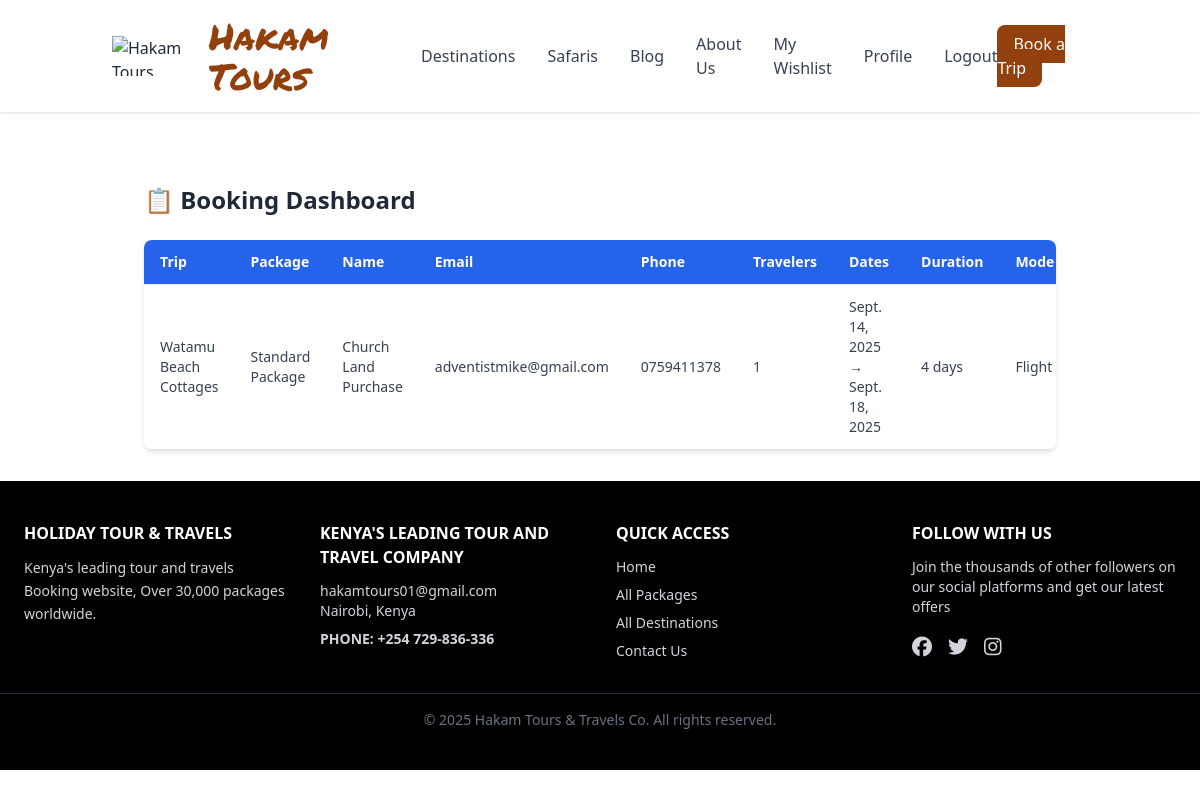
The page /bookings/dashboard/ (signed in) on the database as committed earlier.
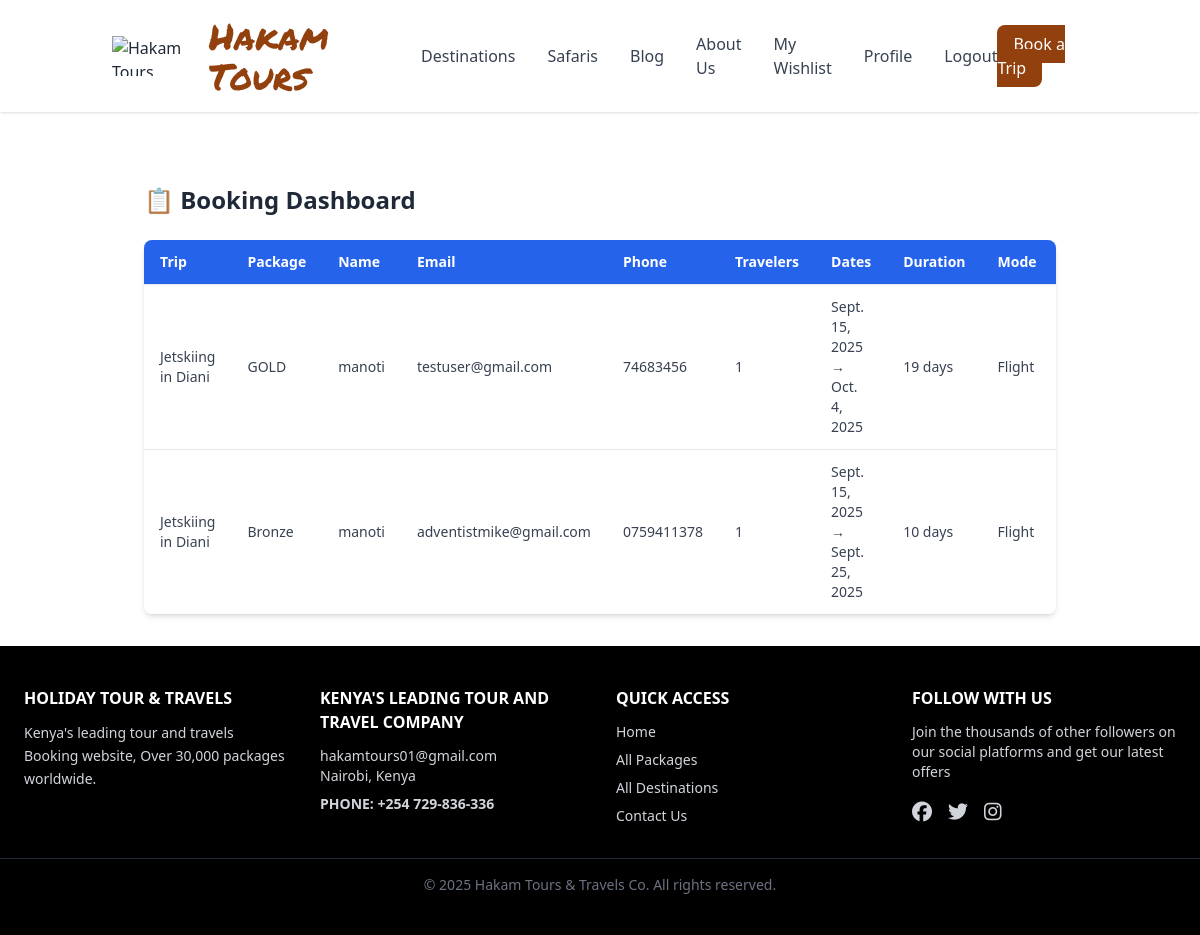
The same page on the database as committed later.
### bookings/models.py (models this page shows, shortened)
class Booking(models.Model):
    MODE_OF_TRAVEL_CHOICES = [
        ("flight", "Flight"),
        ("road", "Road"),
        ("rail", "Rail"),
        ("cruise", "Cruise"),
    ]
    HOTEL_CHOICES = [
        ("3_star", "3 Star"),
        ("4_star", "4 Star"),
        ("5_star", "5 Star"),
    ]
    trip = models.ForeignKey(Trip, on_delete=models.CASCADE, related_name="bookings")
    package = models.ForeignKey(Package, on_delete=models.CASCADE, related_name="bookings")
    name = models.CharField(max_length=200)
    email = models.EmailField()
    phone = models.CharField(max_length=20)
    group_size = models.PositiveIntegerField(
        default=1,
        validators=[MinValueValidator(1)]
    )
    start_date = models.DateField(default=timezone.now)
    end_date = models.DateField(null=True, blank=True)
    duration = models.PositiveIntegerField(
        default=1,
        validators=[MinValueValidator(1)]
    )
    mode_of_travel = models.CharField(max_length=20, choices=MODE_OF_TRAVEL_CHOICES, default="flight")
    hotel = models.CharField(max_length=20, choices=HOTEL_CHOICES, default="3_star")
    nationality = models.CharField(max_length=100, default="Unknown")
    special_requests = models.TextField(
        blank=True,
        help_text="If you selected Special Package, tell us what you’d like included."
    )
    created_at = models.DateTimeField(auto_now_add=True)

### trips/models.py (models this page shows, shortened)
class Trip(models.Model):
    category = models.ForeignKey(Category, on_delete=models.CASCADE, related_name="trips")
    title = models.CharField(max_length=200)
    slug = models.SlugField(unique=True, blank=True)
    description = models.TextField()
    start_date = models.DateField()
    end_date = models.DateField()
    is_current = models.BooleanField(default=True)
    cover_image = CloudinaryField("image", blank=True, null=True)
    wishlisted_by = models.ManyToManyField(settings.AUTH_USER_MODEL,related_name="wishlisted_trips",blank=True)
    created_at = models.DateTimeField(auto_now_add=True)
    is_hot = models.BooleanField(default=False, help_text="Mark as hot trip to feature on home page")
    class Meta:
        ordering = ["-start_date"]

class Package(models.Model):
    trip = models.ForeignKey(Trip, on_delete=models.CASCADE, related_name="packages")
    name = models.CharField(max_length=100)
    description = models.TextField(blank=True)
    price = models.DecimalField(max_digits=10, decimal_places=2)
    max_people = models.PositiveIntegerField(default=1)
    is_special = models.BooleanField(default=False)  # ✅ New field
    included = models.TextField(
        blank=True,
        help_text="Enter one item per line for things included in this package"
    )
    excluded = models.TextField(
        blank=True,
        help_text="Enter one item per line for things NOT included in this package"
    )

### bookings/views.py (the view)
# urls.py: path("dashboard/", BookingDashboardView.as_view(), name="dashboard"),
@method_decorator([login_required, user_passes_test(lambda u: u.is_staff)], name="dispatch")
class BookingDashboardView(ListView):
    model = Booking
    template_name = "bookings/dashboard.html"
    context_object_name = "bookings"
    paginate_by = 20  # Show 20 per page
    def get_queryset(self):
        return Booking.objects.select_related("trip", "package").order_by("-created_at")

### templates/bookings/dashboard.html (shortened to what this page needs)
{% extends "base.html" %}
{% load humanize %}
{% block content %}
<div class="max-w-7xl mx-auto mt-10 px-4 sm:px-6 lg:px-8">
  <h2 class="text-2xl font-bold mb-6">📋 Booking Dashboard</h2>
  <div class="overflow-x-auto bg-white shadow-md rounded-lg">
    <table class="min-w-full divide-y divide-gray-200">
      <thead class="bg-blue-600 text-white">
        <tr>
          <th class="px-4 py-3 text-left text-sm font-semibold">Trip</th>
          <th class="px-4 py-3 text-left text-sm font-semibold">Package</th>
          <th class="px-4 py-3 text-left text-sm font-semibold">Name</th>
          <th class="px-4 py-3 text-left text-sm font-semibold">Email</th>
          <th class="px-4 py-3 text-left text-sm font-semibold">Phone</th>
          <th class="px-4 py-3 text-left text-sm font-semibold">Travelers</th>
          <th class="px-4 py-3 text-left text-sm font-semibold">Dates</th>
          <th class="px-4 py-3 text-left text-sm font-semibold">Duration</th>
          <th class="px-4 py-3 text-left text-sm font-semibold">Mode</th>
          <th class="px-4 py-3 text-left text-sm font-semibold">Hotel</th>
        </tr>
      </thead>
      <tbody class="divide-y divide-gray-200">
        {% for booking in bookings %}
        <tr class="hover:bg-gray-50">
          <td class="px-4 py-3 text-sm text-gray-700">{{ booking.trip.title }}</td>
          <td class="px-4 py-3 text-sm text-gray-700">{{ booking.package.name }}</td>
          <td class="px-4 py-3 text-sm text-gray-700">{{ booking.name }}</td>
          <td class="px-4 py-3 text-sm text-gray-700">{{ booking.email }}</td>
          <td class="px-4 py-3 text-sm text-gray-700">{{ booking.phone }}</td>
          <td class="px-4 py-3 text-sm text-gray-700">{{ booking.group_size }}</td>
          <td class="px-4 py-3 text-sm text-gray-700">
            {{ booking.start_date }} → {{ booking.end_date }}
          </td>
          <td class="px-4 py-3 text-sm text-gray-700">{{ booking.duration }} days</td>
          <td class="px-4 py-3 text-sm text-gray-700">{{ booking.get_mode_of_travel_display }}</td>
          <td class="px-4 py-3 text-sm text-gray-700">{{ booking.get_hotel_display }}</td>
        </tr>
        {% empty %}
        <tr>
          <td colspan="13" class="px-4 py-3 text-center text-gray-500">
            No bookings yet
          </td>
        </tr>
        {% endfor %}
      </tbody>
    </table>
  </div>
</div>
{% endblock %}

### templates/base.html (shortened to what this page needs)
<!doctype html>
<html lang="en">
  {% load static %}
<head>
  <script src="https://cdn.tailwindcss.com"></script>
    <link rel="stylesheet"
          href="https://cdnjs.cloudflare.com/ajax/libs/font-awesome/6.5.1/css/all.min.css"
 />
<link rel="stylesheet" href="https://cdn.jsdelivr.net/npm/glightbox/dist/css/glightbox.min.css">
</head>
  <body class="bg-white text-gray-800">
    <header class="bg-white shadow">
      <div class="container mx-auto flex items-center justify-between py-4 px-6">
        <a href="/" class="flex items-center space-x-2">
          <img src="/static/images/LogoHakamNew.png" alt="Hakam Tours" class="h-10 w-auto">
          <span class="text-4xl text-amber-800" style="font-family: 'Permanent Marker', cursive;">Hakam Tours</span>
        <nav class="hidden md:flex space-x-8 items-center">
          <a href="/trips/categories/" class="text-gray-700 hover:text-blue-600">Destinations</a>
          <a href="/trips/safaris/" class="text-gray-700 hover:text-blue-600">Safaris</a>
          <a href="/blog/" class="text-gray-700 hover:text-blue-600">Blog</a>
          <a href="/about/" class="text-gray-700 hover:text-blue-600">About Us</a>
          {% if user.is_authenticated %}
            <a href="{% url 'trips:wishlist' %}" class="text-gray-700 hover:text-blue-600">My Wishlist</a>
            <a href="{% url 'users:profile' %}" class="text-gray-700 hover:text-blue-600">Profile</a>
            <form method="post" action="{% url 'logout' %}" class="inline">
              <button type="submit" class="text-gray-700 hover:text-blue-600">Logout</button>
            </form>
          {% else %}
            <a href="{% url 'users:login' %}" class="text-gray-700 hover:text-blue-600">Login</a>
            <a href="{% url 'users:signup' %}" class="text-gray-700 hover:text-blue-600">Sign Up</a>
          {% endif %}
        </nav>
        <div class="hidden md:block">
          <a href="{% url 'trips:trip_list' %}" class="bg-amber-800 text-white px-4 py-2 rounded-lg hover:bg-blue-700 transition">
            Book a Trip
          </a>
        </div>
      </div>
    </header>
    <main class="container mx-auto px-6 py-8">
      {% block content %}{% endblock %}
    </main>
<footer class="bg-black text-gray-300 py-10">
  <div class="max-w-7xl mx-auto px-6 grid grid-cols-1 md:grid-cols-4 gap-8">
    <div>
      <h4 class="text-white font-semibold mb-3">HOLIDAY TOUR & TRAVELS</h4>
      <p class="text-sm leading-relaxed">
        Kenya's leading tour and travels Booking website,
        Over 30,000 packages worldwide.
      </p>
    </div>
    <div>
      <h4 class="text-white font-semibold mb-3">KENYA'S LEADING TOUR AND TRAVEL COMPANY</h4>
      <p class="text-sm mb-2">hakamtours01@gmail.com<br>Nairobi, Kenya</p>
      <p class="text-sm font-bold">PHONE: +254 729-836-336</p>
    </div>
    <div>
      <h4 class="text-white font-semibold mb-3">QUICK ACCESS</h4>
      <ul class="space-y-2 text-sm">
        <li><a href="#" class="hover:text-white">Home</a></li>
        <li><a href="#" class="hover:text-white">All Packages</a></li>
        <li><a href="#" class="hover:text-white">All Destinations</a></li>
        <li><a href="#" class="hover:text-white">Contact Us</a></li>
      </ul>
    </div>
    <div>
      <h4 class="text-white font-semibold mb-3">FOLLOW WITH US</h4>
      <p class="text-sm mb-4">Join the thousands of other followers on our social platforms and get our latest offers</p>
      <div class="flex space-x-4 text-xl">
        <a href="#" class="hover:text-white"><i class="fab fa-facebook"></i></a>
        <a href="#" class="hover:text-white"><i class="fab fa-twitter"></i></a>
        <a href="#" class="hover:text-white"><i class="fab fa-instagram"></i></a>
      </div>
    </div>
  </div>
  <div class="border-t border-gray-800 mt-8 pt-4 text-center text-gray-500 text-sm">
    © 2025 Hakam Tours & Travels Co. All rights reserved.
  </div>
</footer>
  </body>
</html>

Rows that differ between the two databases and show on the page:
removed Booking: trip "Watamu Beach Cottages", package.name "Standard Package", name "Church Land Purchase", email "adventistmike@gmail.com", phone "0759411378", group_size "1", start_date "Sept. 14, 2025", end_date "Sept. 18, 2025", duration "4", mode_of_travel "Flight"
added Booking: trip "Jetskiing in Diani", package.name "GOLD", name "manoti", email "testuser@gmail.com", phone "74683456", group_size "1", start_date "Sept. 15, 2025", end_date "Oct. 4, 2025", duration "19", mode_of_travel "Flight"
added Booking: trip "Jetskiing in Diani", package.name "Bronze", name "manoti", email "adventistmike@gmail.com", phone "0759411378", group_size "1", start_date "Sept. 15, 2025", end_date "Sept. 25, 2025", duration "10", mode_of_travel "Flight"
